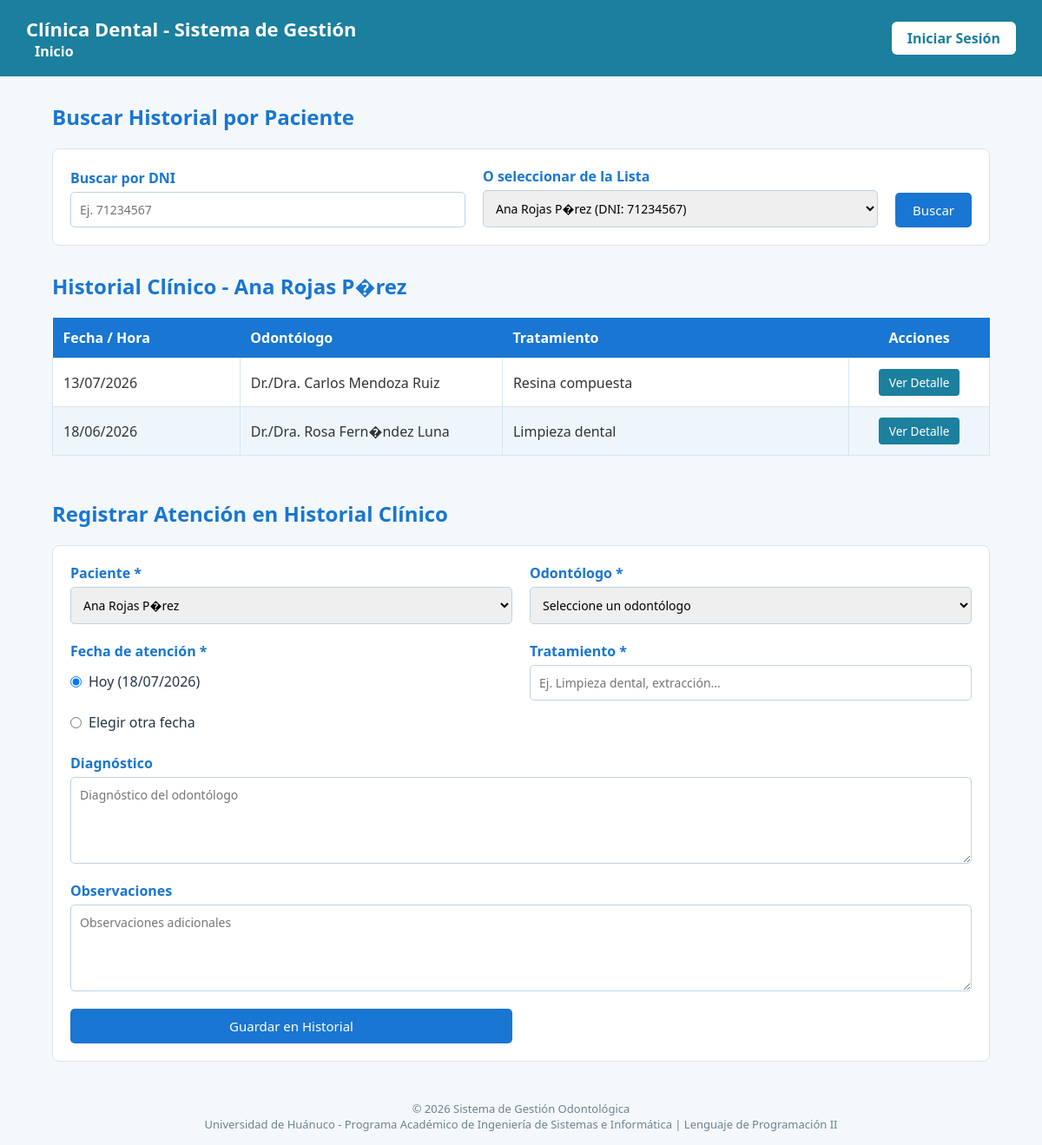
The page /vistas/historial.php?id_paciente=1 on the database its author committed.
### tables this page shows
CREATE TABLE paciente (
    id_paciente INT AUTO_INCREMENT PRIMARY KEY,
    dni VARCHAR(8) NOT NULL UNIQUE,
    nombres VARCHAR(80) NOT NULL,
    apellidos VARCHAR(80) NOT NULL,
    telefono VARCHAR(20),
    correo VARCHAR(100),
    direccion VARCHAR(150),
    fecha_nacimiento DATE
);

create table historial_clinico (
    id_historial int auto_increment primary key,
    id_paciente int not null,
    id_odontologo int not null,
    fecha_atencion date not null,
    hora time default null,
    diagnostico text,
    observaciones text,
    tratamiento varchar(200),
    foreign key (id_paciente) references paciente(id_paciente),
    foreign key (id_odontologo) references odontologo(id_odontologo)
);

CREATE TABLE odontologo (
    id_odontologo INT AUTO_INCREMENT PRIMARY KEY,
    nombres VARCHAR(80) NOT NULL,
    apellidos VARCHAR(80) NOT NULL,
    especialidad VARCHAR(80),
    telefono VARCHAR(20),
    correo VARCHAR(100)
);

### php/clases/paciente.php (called while the page is built, shortened)
<?php
require_once __DIR__ . '/../config/conexion.php';
class Paciente {
    private $conexion;
    public function __construct() {
        $con = new Conexion();
        $this->conexion = $con->conectar();
    }
    public function listarPacientes() {
        $sql = "SELECT * FROM paciente ORDER BY apellidos ASC";
        $stmt = $this->conexion->prepare($sql);
        $stmt->execute();
        return $stmt->fetchAll();
    }
}

### php/config/conexion.php (called while the page is built, shortened)
<?php
class Conexion {
    private $host = "localhost";
    private $nombre_bd = "clinica_dental";
    private $usuario = "root";
    private $password = "";
    private $charset = "utf8mb4";
    public function conectar() {
        $dsn = "mysql:host={$this->host};dbname={$this->nombre_bd};charset={$this->charset}";
        $opciones = [
            PDO::ATTR_ERRMODE            => PDO::ERRMODE_EXCEPTION,
            PDO::ATTR_DEFAULT_FETCH_MODE => PDO::FETCH_ASSOC,
            PDO::ATTR_EMULATE_PREPARES   => false,
        ];
        try {
            $this->pdo = new PDO($dsn, $this->usuario, $this->password, $opciones);
            return $this->pdo;
        } catch (PDOException $e) {
            die("Error de conexión a la base de datos: " . $e->getMessage());
        }
    }
}

### php/clases/HistorialClinico.php (called while the page is built, shortened)
<?php
require_once __DIR__ . '/../config/conexion.php';
class HistorialClinico {
    private $conexion;
    public function __construct() {
        $con = new Conexion();
        $this->conexion = $con->conectar();
    }
    public function consultarHistorialPorPaciente($id_paciente) {
        $sql = "SELECT h.*, o.nombres AS odontologo_nombres, o.apellidos AS odontologo_apellidos
                FROM historial_clinico h
                INNER JOIN odontologo o ON h.id_odontologo = o.id_odontologo
                WHERE h.id_paciente = :id_paciente
                ORDER BY h.fecha_atencion DESC, h.hora DESC";
        $stmt = $this->conexion->prepare($sql);
        $stmt->bindParam(':id_paciente', $id_paciente);
        $stmt->execute();
        return $stmt->fetchAll();
    }
    public function obtenerPacientePorId($id_paciente) {
        $sql = "SELECT * FROM paciente WHERE id_paciente = :id_paciente";
        $stmt = $this->conexion->prepare($sql);
        $stmt->bindParam(':id_paciente', $id_paciente, PDO::PARAM_INT);
        $stmt->execute();
        return $stmt->fetch(PDO::FETCH_ASSOC);
    }
}

### vistas/historial.php (the view, shortened to what this page needs)
<?php
require_once __DIR__ . '/../php/clases/paciente.php';
require_once __DIR__ . '/../php/clases/HistorialClinico.php';
$pacienteObj = new Paciente();
$pacientes = $pacienteObj->listarPacientes();
$id_paciente = intval($_GET['id_paciente'] ?? 0);
$pacienteSeleccionado = null;
$historiales = [];
if ($id_paciente > 0) {
    $historialObj = new HistorialClinico();
    $pacienteSeleccionado = $historialObj->obtenerPacientePorId($id_paciente);
    if ($pacienteSeleccionado) {
        $historiales = $historialObj->consultarHistorialPorPaciente($id_paciente);
    }
}
?>
<!DOCTYPE html>
<html lang="es">
<head>
    <link rel="stylesheet" href="../css/base.css">
    <link rel="stylesheet" href="../css/historial.css">
</head>
<body>
    <?php include 'incluir/header.php'; ?>
    <main>
        <h2>Buscar Historial por Paciente</h2>
        <form action="../php/procesar/procesar_historial.php" method="GET" style="grid-template-columns: 2fr 2fr auto; align-items: end;">
            <div>
                <label for="buscar_dni">Buscar por DNI</label>
                <input type="text" id="buscar_dni" name="dni" placeholder="Ej. 71234567" maxlength="8">
            </div>
            <div>
                <label for="buscar_paciente">O seleccionar de la Lista</label>
                <select id="buscar_paciente" name="id_paciente">
                    <?php foreach ($pacientes as $pac): ?>
                        <option value="<?php echo $pac['id_paciente']; ?>" <?php echo ($id_paciente === intval($pac['id_paciente'])) ? 'selected' : ''; ?>>
                            <?php echo htmlspecialchars($pac['nombres'] . ' ' . $pac['apellidos']); ?> (DNI: <?php echo htmlspecialchars($pac['dni']); ?>)
                        </option>
                    <?php endforeach; ?>
                </select>
            </div>
            <button type="submit" style="grid-column:auto;">Buscar</button>
        </form>
        <?php if ($pacienteSeleccionado): ?>
            <h2>Historial Clínico - <?php echo htmlspecialchars($pacienteSeleccionado['nombres'] . ' ' . $pacienteSeleccionado['apellidos']); ?></h2>
            <table>
                <thead>
                    <tr>
                        <th style="width: 20%;">Fecha / Hora</th>
                        <th style="width: 28%;">Odontólogo</th>
                        <th style="width: 37%;">Tratamiento</th>
                        <th style="width: 15%; text-align: center;">Acciones</th>
                    </tr>
                </thead>
                <tbody>
                    <?php if (empty($historiales)): ?>
                        <tr>
                            <td colspan="4" style="text-align: center; color: #78909c;">No se encontraron registros de atención para este paciente.</td>
                        </tr>
                    <?php else: ?>
                        <?php foreach ($historiales as $h): ?>
                            <?php
                            $fechaFmt = date('d/m/Y', strtotime($h['fecha_atencion']));
                            $horaFmt = !empty($h['hora']) ? date('H:i', strtotime($h['hora'])) : '';
                            $odoNombre = 'Dr./Dra. ' . htmlspecialchars($h['odontologo_nombres'] . ' ' . $h['odontologo_apellidos']);
                            $pacNombre = htmlspecialchars($pacienteSeleccionado['nombres'] . ' ' . $pacienteSeleccionado['apellidos']);
                            ?>
                            <tr>
                                <td><?php echo $fechaFmt . ($horaFmt ? " <span class=\"hora-tabla\">$horaFmt</span>" : ''); ?></td>
                                <td><?php echo $odoNombre; ?></td>
                                <td><?php echo htmlspecialchars($h['tratamiento']); ?></td>
                                <td style="text-align: center;">
                                    <button class="btn-ver-detalle"
                                            data-fecha="<?php echo $fechaFmt; ?>"
                                            data-hora="<?php echo $horaFmt; ?>"
                                            data-paciente="<?php echo $pacNombre; ?>"
                                            data-odontologo="<?php echo $odoNombre; ?>"
                                            data-tratamiento="<?php echo htmlspecialchars($h['tratamiento']); ?>"
                                            data-diagnostico="<?php echo htmlspecialchars($h['diagnostico'] ?? 'Sin diagnóstico'); ?>"
                                            data-observaciones="<?php echo htmlspecialchars($h['observaciones'] ?? 'Sin observaciones'); ?>">
                                        Ver Detalle
                                    </button>
                                </td>
                            </tr>
                        <?php endforeach; ?>
                    <?php endif; ?>
                </tbody>
            </table>
        <?php else: ?>
            <div style="background: #ffffff; padding: 25px; text-align: center; border: 1px solid #d6e4f0; border-radius: 8px; color: #78909c;">
                <p>Seleccione un paciente arriba para visualizar su historial clínico dental completo.</p>
            </div>
        <?php endif; ?>
        <h2 style="margin-top: 50px;">Registrar Atención en Historial Clínico</h2>
        <form action="../php/procesar/procesar_historial.php" method="POST">
            <div>
                <label for="id_paciente">Paciente *</label>
                <select id="id_paciente" name="id_paciente" required>
                    <?php foreach ($pacientes as $pac): ?>
                        <option value="<?php echo $pac['id_paciente']; ?>" <?php echo ($id_paciente === intval($pac['id_paciente'])) ? 'selected' : ''; ?>>
                            <?php echo htmlspecialchars($pac['nombres'] . ' ' . $pac['apellidos']); ?>
                        </option>
                    <?php endforeach; ?>
                </select>
            </div>
            <div>
                <label for="id_odontologo">Odontólogo *</label>
                <select id="id_odontologo" name="id_odontologo" required>
                    <option value="">Seleccione un odontólogo</option>
                </select>
            </div>
            <div>
                <label>Fecha de atención *</label>
                <div style="display: flex; gap: 20px; margin-top: 8px;">
                    <label style="font-weight: normal; color: #263544; display: flex; align-items: center; gap: 8px; cursor: pointer;">
                        <input type="radio" name="tipo_fecha" value="hoy" checked id="radio_fecha_hoy"> Hoy (<?php echo date('d/m/Y'); ?>)
                    </label>
                    <label style="font-weight: normal; color: #263544; display: flex; align-items: center; gap: 8px; cursor: pointer;">
                        <input type="radio" name="tipo_fecha" value="otra" id="radio_fecha_otra"> Elegir otra fecha
                    </label>
                </div>
            </div>
            <div>
                <label for="tratamiento">Tratamiento *</label>
                <input type="text" id="tratamiento" name="tratamiento" placeholder="Ej. Limpieza dental, extracción..." required>
            </div>
            <div class="campo-completo">
                <label for="diagnostico">Diagnóstico</label>
                <textarea id="diagnostico" name="diagnostico" placeholder="Diagnóstico del odontólogo"></textarea>
            </div>
            <div class="campo-completo">
                <label for="observaciones">Observaciones</label>
                <textarea id="observaciones" name="observaciones" placeholder="Observaciones adicionales"></textarea>
            </div>
            <button type="submit">Guardar en Historial</button>
        </form>
    </main>
    <?php include 'incluir/footer.php'; ?>
</body>
</html>

### css/base.css (style rules this page uses)
* { margin: 0; padding: 0; box-sizing: border-box; font-family: 'Segoe UI', Arial, sans-serif; }
body { background-color: #eef4f7; color: #263544; }

### css/historial.css (style rules this page uses)
body { margin: 0; font-family: Arial, sans-serif; background: #f4f8fb; color: #333; }
main { width: 90%; max-width: 1100px; margin: 30px auto; }
h2 { color: #1976d2; margin-bottom: 20px; }
form { background: #fff; padding: 20px; margin-bottom: 30px; border: 1px solid #d6e4f0; border-radius: 8px; display: grid; grid-template-columns: 1fr 1fr; gap: 20px; }
form div { display: flex; flex-direction: column; }
.campo-completo { grid-column: 1 / 3; }
label { margin-bottom: 5px; font-weight: bold; color: #1976d2; }
input, select, textarea { padding: 10px; border: 1px solid #bcd3e6; border-radius: 5px; font-size: 14px; }
textarea { min-height: 100px; resize: vertical; }
button { background: #1976d2; color: white; border: none; padding: 10px 20px; border-radius: 5px; cursor: pointer; font-size: 15px; }
table { width: 100%; border-collapse: collapse; background: white; }
th { background: #1976d2; color: white; padding: 12px; text-align: left; }
td { padding: 12px; border: 1px solid #d6e4f0; }
tr:nth-child(even) { background: #eef6fc; }
.btn-ver-detalle { background: #1b7f9e; color: white; border: none; padding: 6px 12px; border-radius: 4px; cursor: pointer; font-size: 0.85rem; transition: background 0.2s, transform 0.1s; }

### rows shown on the page
paciente: nombres+apellidos "Ana Rojas P�rez"
historial_clinico: fecha_atencion "13/07/2026", id_odontologo.apellidos "Dr./Dra. Carlos Mendoza Ruiz", tratamiento "Resina compuesta"
historial_clinico: fecha_atencion "18/06/2026", id_odontologo.apellidos "Dr./Dra. Rosa Fern�ndez Luna", tratamiento "Limpieza dental"

### other values the page prints
form field id_paciente "Ana Rojas P�rez (DNI: 71234567)"
form field id_paciente "Ana Rojas P�rez"
